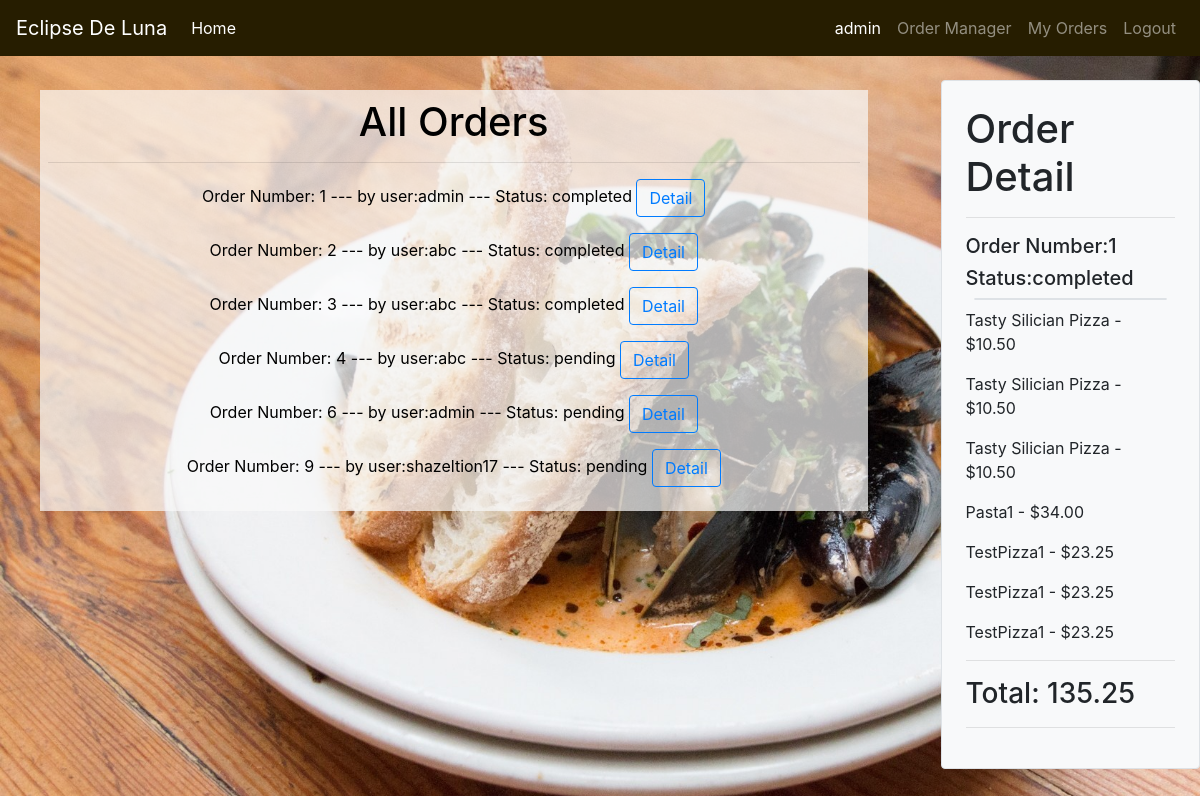
Screenshot of /staff_order/admin/1 with the database file from the repository.
### orders/models.py (models this page shows, shortened)
class User_order(models.Model):
    user=models.ForeignKey(User,on_delete=models.CASCADE)
    order_number=models.IntegerField()
    status=models.CharField(max_length=64,default='initiated')

class Cart(models.Model):
    user =models.ForeignKey(User,on_delete=models.CASCADE)
    number=models.IntegerField()
    name = models.CharField(max_length=64)
    price = models.DecimalField(max_digits=7,decimal_places=2)
    def __str__(self):
        return f"{self.name} - ${self.price} "

### orders/views.py (the view)
# urls.py: path("staff_order/<str:user>/<str:order_number>", views.staff_order, name="staff_order"),
def staff_order(request,user,order_number):
    user = User.objects.get(username=user)
    context = {
        "Checkout":Cart.objects.filter(user=user,number=order_number),
        "Total":list(Cart.objects.filter(user=user,number=order_number).aggregate(Sum('price')).values())[0],
        "Order_number":order_number,
        "user":user,
        "All_orders":User_order.objects.exclude(status='initiated'),
        "Status":User_order.objects.get(user=user,order_number=order_number).status
    }
    return render(request,"staff_order.html",context)

### orders/templates/staff_order.html (shortened to what this page needs)
{% extends "base.html" %}
{% block content%}
<div class="container-fluid pt-3">
  <div class="row">
      <div class="col-9 text-center">
        <div class="back_col p-2">
          <h1>All Orders</h1>
          <hr>
      {% for item in All_orders%}
        <p>Order Number: {{item.order_number}}            ---  by user:{{item.user}}  ---  Status: {{item.status}}
        <button type="button" class="btn btn-outline-primary" > <a href="{% url 'staff_order' item.user item.order_number%}">Detail</a></button>
      </p>
      {% endfor %}
        </div>
      </div>
      <div class="col-3 pl-5 ">
              {% if user.is_authenticated %}
              <div class="bg-light p-4 border rounded position-fixed">
              {% if Status != 'initiated'%}
              <h1>Order Detail</h1>
              <hr>
              <h5>Order Number:{{Order_number}}</h5>
              <h5>Status:{{Status}}</h5>
              <div class="border rounded m-2"></div>
              {% for item in Checkout %}
                  <p>{{item}} </p>
              {% endfor %}
              <hr>
              <h3>Total: {{Total}}</h3>
              <hr>
              {% endif %}
              </div>
              {% endif %}
      </div>
  </div>
</div>
{% endblock %}

### orders/templates/base.html (shortened to what this page needs)
<!DOCTYPE html>
<html style="height: 100%" lang="en">
<head>
    {% load static %}
    <link rel="stylesheet" href="https://maxcdn.bootstrapcdn.com/bootstrap/4.4.1/css/bootstrap.min.css">
    <link rel="stylesheet" type="text/css" href="{% static 'style.css' %}">
</head>
<body style="height: 100%">
   <nav class="navbar navbar-expand-lg navbar-dark bg-dark fixed-top">
    <a class="navbar-brand" href="{% url 'index'%}">Eclipse De Luna</a>
    <ul class="navbar-nav mr-auto">
      <li class="nav-item active">
        <a class="nav-link" href="{% url 'index'%}">Home <span class="sr-only">(current)</span></a>
      </li>
    </ul>
    <div class="collapse navbar-collapse" id="navbarNav">
      <ul class="navbar-nav ml-auto">
        {% if user.is_authenticated %}
        <li class="nav-item active">
          <a class="nav-link" href="#">{{user}} <span class="sr-only">(current)</span></a>
        </li>
        {% if user.is_superuser %}
        <li class="nav-item">
          <a class="nav-link" href="{% url 'staff_order' user Order_number%}">Order Manager</a>
        </li>
        {% endif %}
        <li class="nav-item">
          <a class="nav-link" href="{% url 'myOrders' Order_number%}">My Orders</a>
        </li>
        <li class="nav-item">
          <a class="nav-link" href="{% url 'logout'%}">Logout</a>
        </li>
        {% endif %}
      </ul>
    </div>
  </nav>
<div class="container-fluid mt-5 pt-3" >
  {%block content%}
  {% endblock %}
</div>
</body>
</html>

### orders/static/style.css (style rules this page uses)
.bg-dark { background-color: #261d00!important; }
.back_col { background-color: rgba(250, 250, 250 ,.7); margin: 10px; color: black; }

### rows the page displays
User_order: order_number "1", user "admin", status "completed"
User_order: order_number "2", user "abc", status "completed"
User_order: order_number "3", user "abc", status "completed"
User_order: order_number "4", user "abc", status "pending"
User_order: order_number "6", user "admin", status "pending"
User_order: order_number "9", user "shazeltion17", status "pending"
Cart: name+price "Tasty Silician Pizza - $10.50"
Cart: name+price "Tasty Silician Pizza - $10.50"
Cart: name+price "Tasty Silician Pizza - $10.50"
Cart: name+price "Pasta1 - $34.00"
Cart: name+price "TestPizza1 - $23.25"
Cart: name+price "TestPizza1 - $23.25"
Cart: name+price "TestPizza1 - $23.25"

### other values shown
{{ user }} "admin"
{{ Order_number }} "1"
{{ Total }} "135.25"
